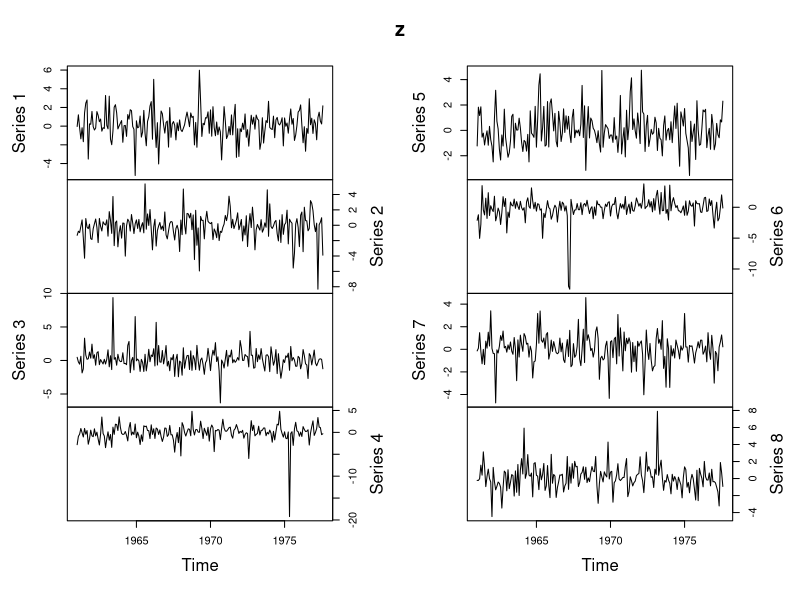
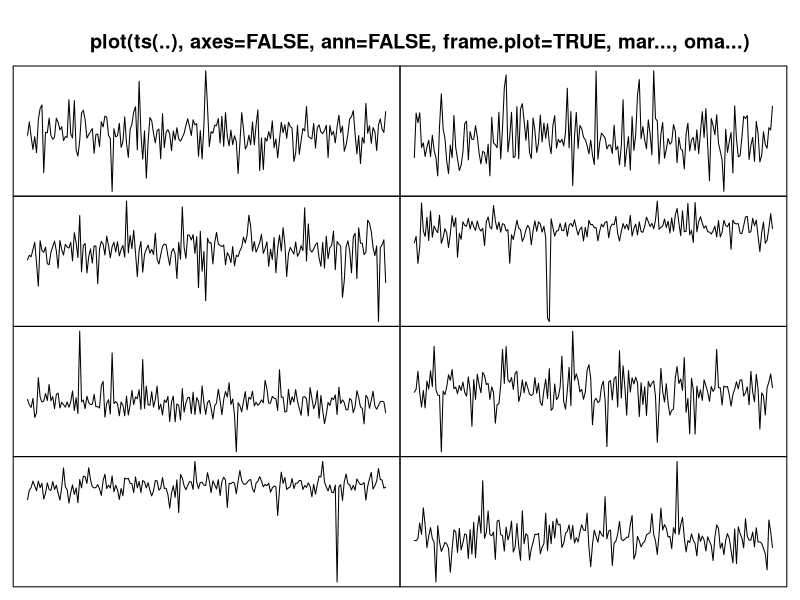
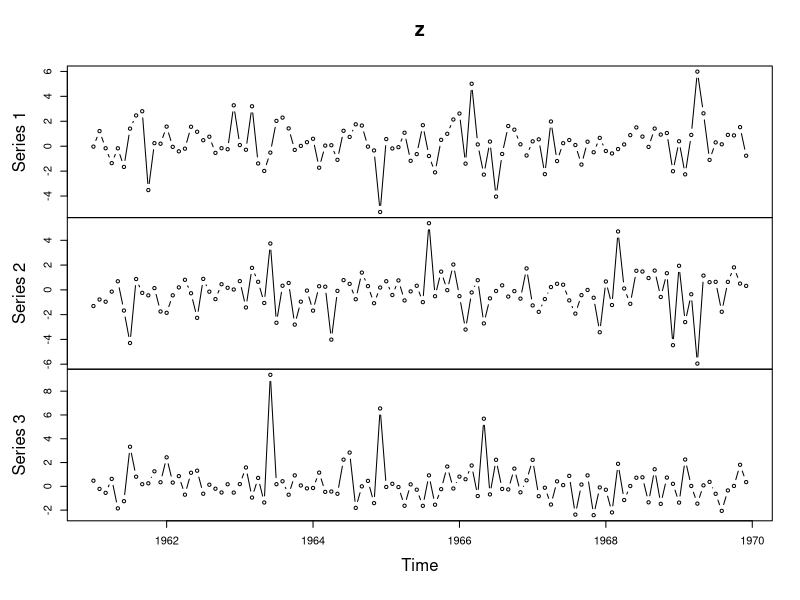
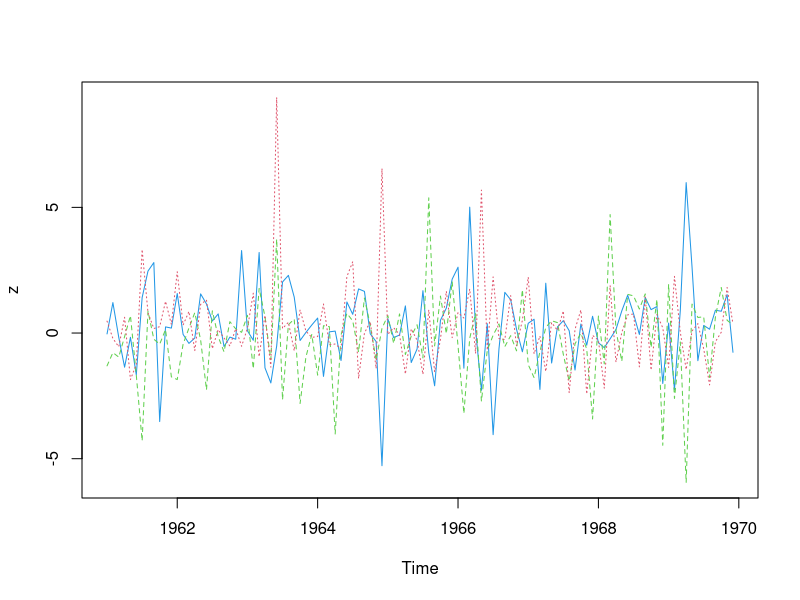
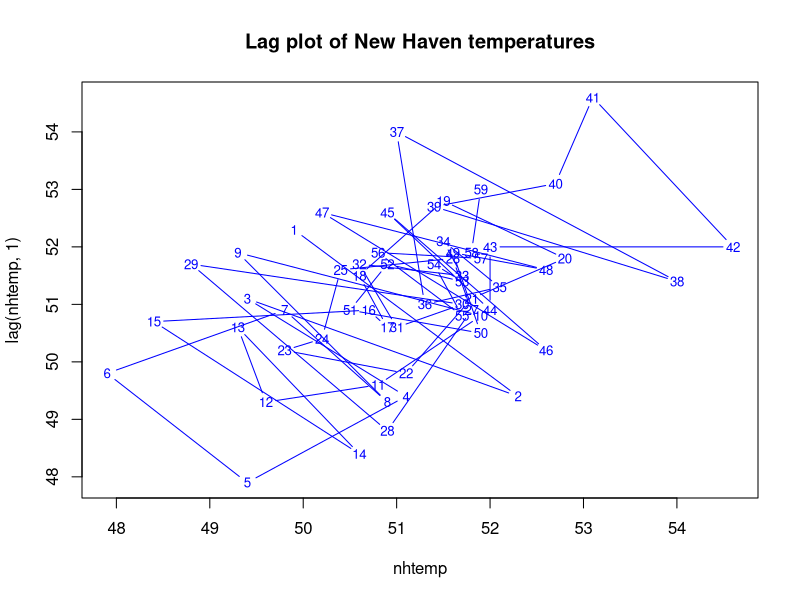
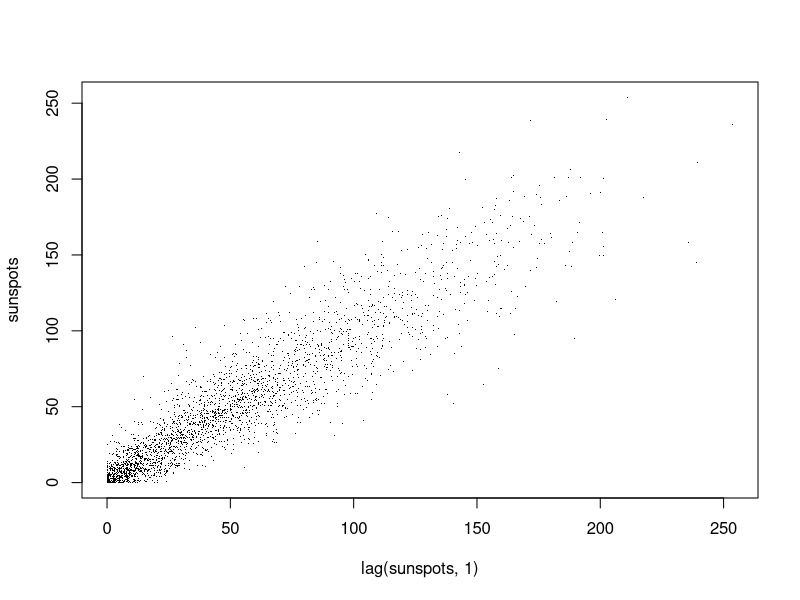
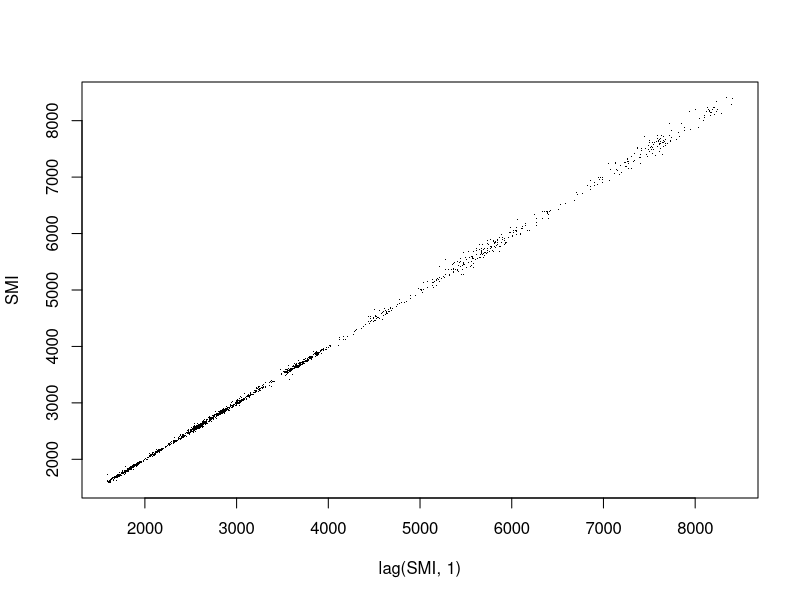
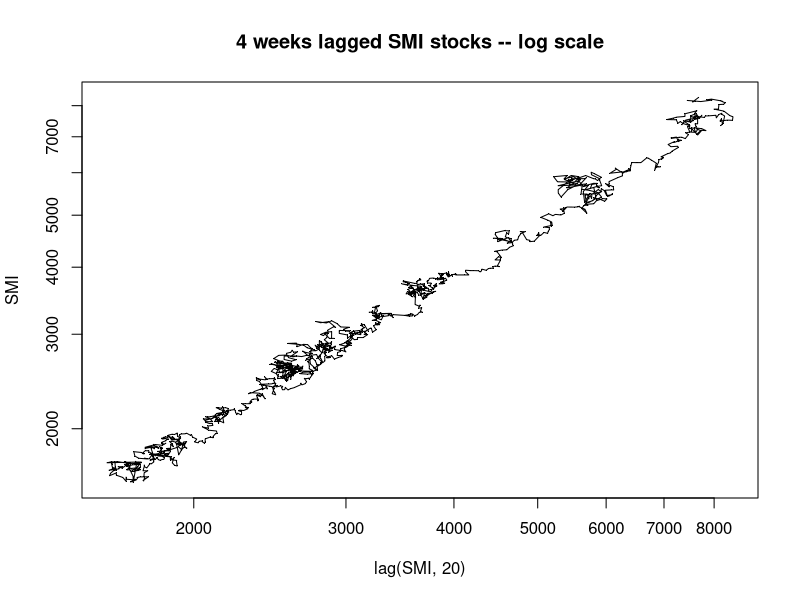

Write the R code that produced these figures, in order.
require(graphics)

## Multivariate
z <- ts(matrix(rt(200 * 8, df = 3), 200, 8),
        start = c(1961, 1), frequency = 12)
plot(z, yax.flip = TRUE)
plot(z, axes = FALSE, ann = FALSE, frame.plot = TRUE,
     mar.multi = c(0,0,0,0), oma.multi = c(1,1,5,1))
title("plot(ts(..), axes=FALSE, ann=FALSE, frame.plot=TRUE, mar..., oma...)")

z <- window(z[,1:3], end = c(1969,12))
plot(z, type = "b")    # multiple
plot(z, plot.type = "single", lty = 1:3, col = 4:2)

## A phase plot:
plot(nhtemp, lag(nhtemp, 1), cex = .8, col = "blue",
     main = "Lag plot of New Haven temperatures")

## xy.lines and xy.labels are FALSE for large series:
plot(lag(sunspots, 1), sunspots, pch = ".")

SMI <- EuStockMarkets[, "SMI"]
plot(lag(SMI,  1), SMI, pch = ".")
plot(lag(SMI, 20), SMI, pch = ".", log = "xy",
     main = "4 weeks lagged SMI stocks -- log scale", xy.lines =  TRUE)

